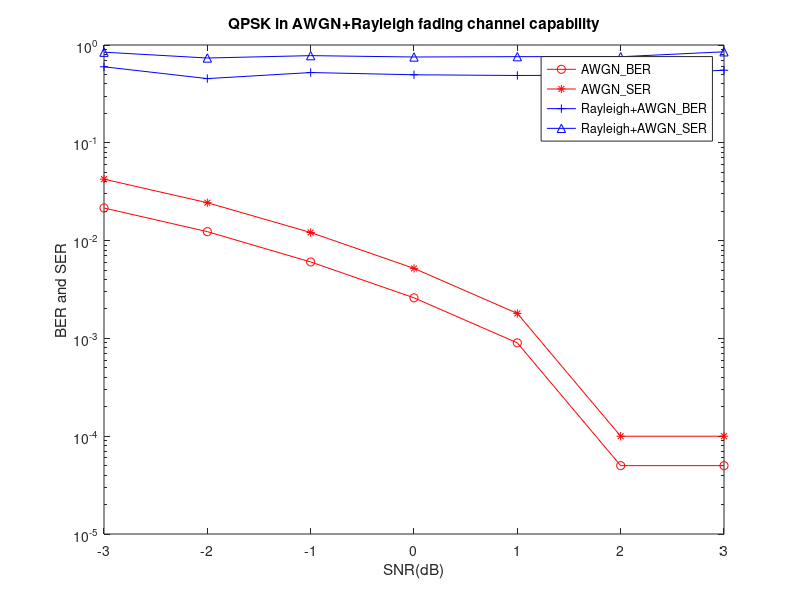

Recreate this plot in MATLAB.
clear,clc,close all
function [h]=rayleigh(fd,t)
%該程式利用改進的jakes模型來產生單徑的平坦型Rayleigh衰落信道
%IEEE Commu letters, Vol.6, NO.6, JUNE 2002
%輸入變數說明：
%  fd:信道的最大多普勒頻移 單位Hz     
%   t:信號的抽樣時間序列 抽樣間隔單位s  
%   h:為輸出的Rayleigh信道函數 一個時間函數複序列 

  %假設的入射波數目
  N=40; 
  wm=2*pi*fd;
  %每象限的入射波數目即振盪器數目
  N0=N/4;
  %信道函數的實部
  Tc=zeros(1,length(t));
  %信道函數的虛部
  Ts=zeros(1,length(t));
  %歸一化功率係數
  P_nor=sqrt(1/N0);
  %區別個條路徑的均勻分佈隨機相位
  theta=2*pi*rand(1,1)-pi;
  for i=1:N0
    %第i條入射波的入射角 
    alfa(i)=(2*pi*i-pi+theta)/N;
    %對每個子載波而言在(-pi,pi)之間均勻分佈的隨機相位
    fi_tc=2*pi*rand(1,1)-pi;
    fi_ts=2*pi*rand(1,1)-pi;
    %計算衝激響應函數
    Tc=Tc+cos(cos(alfa(i))*wm*t+fi_tc);
    Ts=Ts+cos(sin(alfa(i))*wm*t+fi_ts);
  end;
%乘歸一化功率係數得到傳輸函數
h=P_nor*(Tc+j*Ts);
endfunction

function [DATA]=intdump(IN,num)
  outidx=1;
  for z=1:num:length(IN)
    DATA(outidx)=sum(IN(z:z+num-1))/num;
    outidx=outidx+1;
  end
% return DATA
endfunction

nsamp = 8;              %矩形脈衝取樣點數
numsymb = 10000;        %每種SNR下的傳輸的符號數
ts=1/(numsymb*nsamp);
t=(0:numsymb*nsamp-1)*ts;

M=4;                    
SNR=-3:3;               
grayencod=[0 1 3 2];    
for i=1:length(SNR)
  msg=randsrc(1,numsymb,[0:3]);                   %產生發送符號
  %msg_gr=grayencod(msg+1);                       %進行Gray編碼映射
  msg_tx=pskmod(msg,M,pi/M,'gray');               %QPSK調製
  msg_tx=msg_tx(ones(nsamp,1),:)(:).';            %rectpulse shaping
  h=rayleigh(10,t);                               %生成Rayleigh衰落
  msg_tx_rale=h.*msg_tx;                          %信號通過Rayleigh衰落信道
  msg_rx=awgn(msg_tx,SNR(i),'measured');          %通過AWGN信道
  msg_rx_rale=awgn(msg_tx_rale,SNR(i),'measured');%Rayleigh + AWGN
  msg_rx=intdump(msg_rx,nsamp);                   %rectpulse shaping integral&dump
  msg_rx_rale=intdump(msg_rx_rale,nsamp);         %rectpulse shaping integral&dump  
  msg_demod=pskdemod(msg_rx,M,pi/M,'gray');                 %QPSK解調
  msg_demod_rale=pskdemod(msg_rx_rale,M,pi/M,'gray');       %QPSK解調
  [errorBit BER(i)]          =biterr(msg,msg_demod,log2(M));%計算BER
  [errorBit_rale BER_rale(i)]=biterr(msg,msg_demod_rale,log2(M));
  [errorSym SER(i)]          =symerr(msg,msg_demod);        %計算SER
  [errorSym_rale SER_rale(i)]=symerr(msg,msg_demod_rale); 
end

figure
semilogy(SNR,BER,'-ro',SNR,SER,'-r*',SNR,BER_rale,'-b+',SNR,SER_rale,'-b^');
legend('AWGN\_BER','AWGN\_SER','Rayleigh+AWGN\_BER','Rayleigh+AWGN\_SER');
title('QPSK in AWGN+Rayleigh fading channel capability');
xlabel('SNR(dB)');
ylabel('BER and SER');
